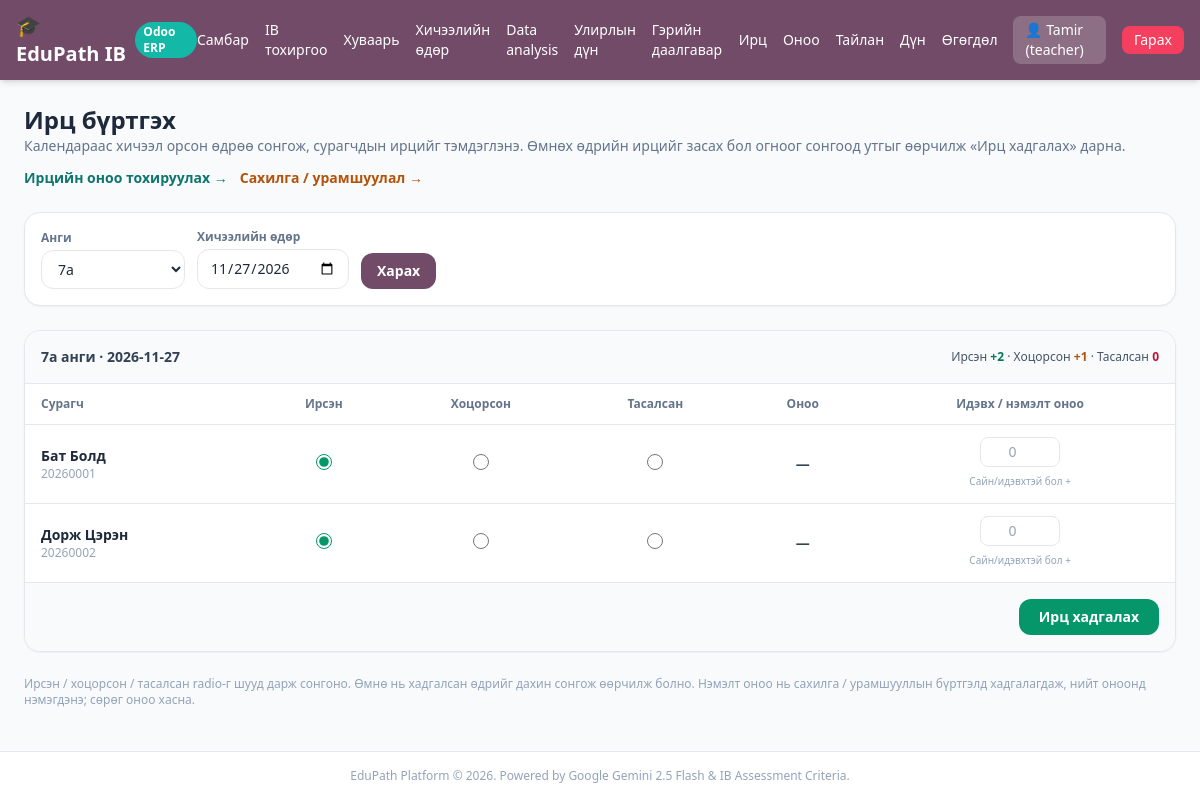
The page /teacher/attendance (signed in) on the database its author committed.
### tables this page shows
CREATE TABLE users (
        id INTEGER PRIMARY KEY AUTOINCREMENT,
        username TEXT UNIQUE,
        password TEXT,
        role TEXT,
        gemini_api_key TEXT
    , deepseek_api_key TEXT, grade TEXT, name TEXT, surname TEXT, student_code TEXT, email TEXT, gender TEXT, phone TEXT, instagram TEXT, photo_path TEXT);

### app.py (the view)
@app.get("/teacher/attendance", response_class=HTMLResponse)
def teacher_attendance_page(
    request: Request,
    user: dict = Depends(get_current_user),
    db: sqlite3.Connection = Depends(get_db),
):
    if not user or user["role"] != "teacher":
        return RedirectResponse("/login")
    grades = _grades_with_students(db)
    grade = _resolve_grade(db, request.query_params.get("grade"))
    selected_date = _normalize_date(request.query_params.get("date")) or _today_str()
    students = _teacher_students(db, grade) if grade else []
    config = _get_attendance_config(db, grade) if grade else dict(DEFAULT_ATTENDANCE_CONFIG)
    records = {}
    bonuses = {}
    if grade:
        c = db.cursor()
        c.execute(
            "SELECT * FROM attendance_records WHERE grade = ? AND date = ?",
            (grade, selected_date),
        )
        records = {row["student_id"]: dict(row) for row in c.fetchall()}
        c.execute(
            "SELECT * FROM discipline_records WHERE grade = ? AND date = ? AND source = 'attendance'",
            (grade, selected_date),
        )
        bonuses = {row["student_id"]: row["score_delta"] for row in c.fetchall()}
    return templates.TemplateResponse(
        request=request,
        name="teacher_attendance.html",
        context={
            "user": user,
            "grades": grades,
            "grade": grade,
            "selected_date": selected_date,
            "students": students,
            "config": config,
            "records": records,
            "bonuses": bonuses,
        },
    )

### templates/teacher_attendance.html (shortened to what this page needs)
{% extends "base.html" %}
{% block content %}
<div class="space-y-6">
  <div class="flex flex-wrap justify-between items-center gap-3">
    <div>
      <h1 class="text-2xl font-black text-slate-800">Ирц бүртгэх</h1>
      <p class="text-sm text-slate-500">Календараас хичээл орсон өдрөө сонгож, сурагчдын ирцийг тэмдэглэнэ. Өмнөх өдрийн ирцийг засах бол огноог сонгоод утгыг өөрчилж «Ирц хадгалах» дарна.</p>
    </div>
    <div class="flex items-center gap-3 text-sm">
      <a href="/teacher/attendance-settings?grade={{ grade }}" class="font-semibold text-teal-700 hover:underline">Ирцийн оноо тохируулах →</a>
      <a href="/teacher/discipline?grade={{ grade }}&date={{ selected_date }}" class="font-semibold text-amber-700 hover:underline">Сахилга / урамшуулал →</a>
    </div>
  </div>
  <form method="GET" action="/teacher/attendance" class="bg-white p-4 rounded-2xl border shadow-sm flex flex-wrap items-end gap-3">
    <div>
      <label class="block text-xs font-semibold text-slate-500 mb-1">Анги</label>
      <select name="grade" onchange="this.form.submit()" class="px-3 py-2 border rounded-xl text-sm bg-white min-w-36">
        {% for g in grades %}
          <option value="{{ g }}" {% if g == grade %}selected{% endif %}>{{ g }}</option>
        {% endfor %}
      </select>
    </div>
    <div>
      <label class="block text-xs font-semibold text-slate-500 mb-1">Хичээлийн өдөр</label>
      <input type="date" name="date" value="{{ selected_date }}" onchange="this.form.submit()" class="px-3 py-2 border rounded-xl text-sm bg-white">
    </div>
    <button type="submit" class="px-4 py-2 bg-[#714B67] text-white text-sm font-semibold rounded-xl hover:bg-[#5e3e56]">Харах</button>
  </form>
  {% if not grade or not students %}
    <div class="bg-white p-6 rounded-2xl border shadow-sm text-sm text-slate-500">
      Ирц бүртгэх сурагч олдсонгүй. Эхлээд сурагчдын ангийг бүртгэнэ үү.
    </div>
  {% else %}
    <form method="POST" action="/teacher/attendance" id="att-form" class="bg-white rounded-2xl border shadow-sm overflow-hidden">
      <div class="p-4 border-b bg-slate-50 flex flex-wrap items-center justify-between gap-3">
        <div class="text-sm font-semibold text-slate-700">{{ grade }} анги · {{ selected_date }}</div>
        <div class="text-xs text-slate-600">
          Ирсэн <span class="font-bold text-emerald-700">+{{ config.present_score }}</span> ·
          Хоцорсон <span class="font-bold text-amber-700">+{{ config.late_score }}</span> ·
          Тасалсан <span class="font-bold text-rose-700">{{ config.absent_score }}</span>
        </div>
      </div>
      <div class="overflow-x-auto">
        <table class="w-full text-sm">
          <thead class="bg-white text-xs text-slate-500 border-b">
            <tr>
              <th class="text-left px-4 py-3">Сурагч</th>
              <th class="text-center px-4 py-3">Ирсэн</th>
              <th class="text-center px-4 py-3">Хоцорсон</th>
              <th class="text-center px-4 py-3">Тасалсан</th>
              <th class="text-center px-4 py-3">Оноо</th>
              <th class="text-center px-4 py-3">Идэвх / нэмэлт оноо</th>
            </tr>
          </thead>
          <tbody class="divide-y">
            {% for s in students %}
              {% set rec = records.get(s.id) %}
              {% set current_status = rec.status if rec else 'present' %}
              <tr class="hover:bg-slate-50">
                <td class="px-4 py-3">
                  <div class="font-semibold text-slate-800">{{ s.surname or '' }} {{ s.name or s.username }}</div>
                  <div class="text-xs text-slate-400">{{ s.username }}</div>
                </td>
                <td class="text-center px-4 py-3">
                  <input type="radio" name="status_{{ s.id }}" value="present" {% if current_status == 'present' %}checked{% endif %} class="w-4 h-4 accent-emerald-600">
                </td>
                <td class="text-center px-4 py-3">
                  <input type="radio" name="status_{{ s.id }}" value="late" {% if current_status == 'late' %}checked{% endif %} class="w-4 h-4 accent-amber-500">
                </td>
                <td class="text-center px-4 py-3">
                  <input type="radio" name="status_{{ s.id }}" value="absent" {% if current_status == 'absent' %}checked{% endif %} class="w-4 h-4 accent-rose-600">
                </td>
                <td class="text-center px-4 py-3 font-bold text-slate-700">{{ rec.score if rec else '—' }}</td>
                <td class="text-center px-4 py-3">
                  <input type="number" name="bonus_{{ s.id }}" value="{{ bonuses.get(s.id, '') }}" min="-100" max="100" step="1" placeholder="0" class="w-20 px-2 py-1 border rounded-lg text-sm text-center">
                  <div class="text-[10px] text-slate-400 mt-1">Сайн/идэвхтэй бол +</div>
                </td>
              </tr>
            {% endfor %}
          </tbody>
        </table>
      </div>
      <div class="p-4 border-t bg-slate-50 flex justify-end">
        <button type="submit" class="px-5 py-2 bg-emerald-600 text-white text-sm font-semibold rounded-xl hover:bg-emerald-700">Ирц хадгалах</button>
      </div>
    </form>
    <p class="text-xs text-slate-400">Ирсэн / хоцорсон / тасалсан radio-г шууд дарж сонгоно. Өмнө нь хадгалсан өдрийг дахин сонгож өөрчилж болно. Нэмэлт оноо нь сахилга / урамшууллын бүртгэлд хадгалагдаж, нийт оноонд нэмэгдэнэ; сөрөг оноо хасна.</p>
  {% endif %}
</div>
{% endblock %}

### templates/base.html (shortened to what this page needs)
<!DOCTYPE html>
<html lang="mn">
<head>
  <script src="https://cdn.tailwindcss.com"></script>
</head>
<body class="bg-slate-50 text-slate-800 min-h-screen flex flex-col">
  <nav class="bg-[#714B67] text-white shadow-md">
    <div class="max-w-7xl mx-auto px-4 py-3 flex justify-between items-center">
      <a href="/" class="flex items-center space-x-2 font-bold text-xl">
        <span>🎓 EduPath IB</span>
        <span class="text-xs bg-teal-500 text-white px-2 py-0.5 rounded-full">Odoo ERP</span>
      </a>
      <div class="flex items-center space-x-4 text-sm">
        {% if user %}
          {% if user.role == 'teacher' %}
            <a href="/teacher" class="hover:underline">Самбар</a>
            <a href="/teacher/setup" class="hover:underline">IB тохиргоо</a>
            <a href="/teacher/timetable" class="hover:underline">Хуваарь</a>
            <a href="/teacher/sessions" class="hover:underline">Хичээлийн өдөр</a>
            <a href="/teacher/data-analysis" class="hover:underline">Data analysis</a>
            <a href="/teacher/term-grades" class="hover:underline">Улирлын дүн</a>
            <a href="/teacher/homework" class="hover:underline">Гэрийн даалгавар</a>
            <a href="/teacher/attendance" class="hover:underline">Ирц</a>
            <a href="/teacher/scoring" class="hover:underline">Оноо</a>
            <a href="/teacher/reports" class="hover:underline">Тайлан</a>
            <a href="/scores" class="hover:underline">Дүн</a>
            <a href="/teacher/data-transfer" class="hover:underline">Өгөгдөл</a>
          {% else %}
            <a href="/student" class="hover:underline">Самбар</a>
            <a href="/student/data-analysis" class="hover:underline">Data analysis</a>
            <a href="/student/term-grades" class="hover:underline">Улирлын дүн</a>
            <a href="/student/report" class="hover:underline">Миний тайлан</a>
          {% endif %}
          <span class="bg-white/20 px-3 py-1 rounded-lg">👤 {{ user.name or user.username }} ({{ user.role }})</span>
          <a href="/logout" class="bg-rose-500 hover:bg-rose-600 px-3 py-1 rounded-lg transition">Гарах</a>
        {% endif %}
      </div>
    </div>
  </nav>
  <main class="flex-1 max-w-7xl w-full mx-auto p-6">
    {% block content %}{% endblock %}
  </main>
  <footer class="text-center py-4 text-xs text-slate-400 border-t bg-white">
    EduPath Platform &copy; 2026. Powered by Google Gemini 2.5 Flash & IB Assessment Criteria.
  </footer>
</body>
</html>

### rows shown on the page
users: username "Tamir", role "teacher"
users: surname "Бат", name "Болд", username "20260001", score "—"
users: surname "Дорж", name "Цэрэн", username "20260002", score "—"

### other values the page prints
{{ grade }} "7a"
{{ selected_date }} "2026-11-27"
{{ config.present_score }} "2"
{{ config.late_score }} "1"
{{ config.absent_score }} "0"
form field grade "7a"
